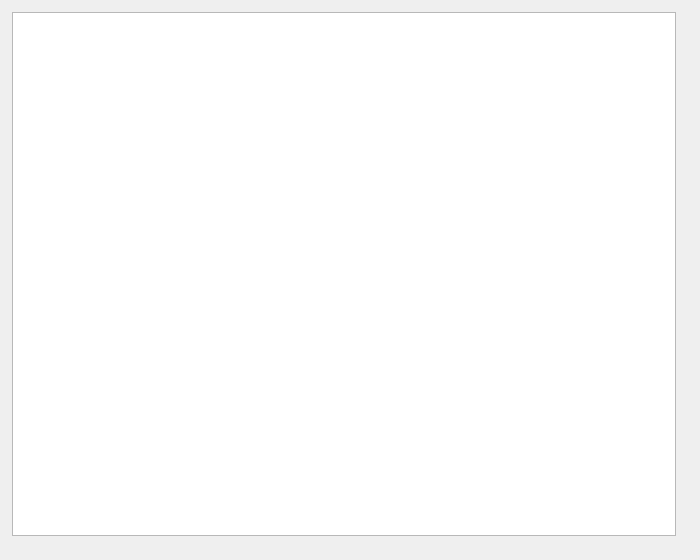
<?xml version="1.0" encoding="UTF-8"?>
<ui version="4.0">
 <class>PurchaseMaterial</class>
 <widget class="qMRMLWidget" name="PurchaseMaterial">
  <property name="geometry">
   <rect>
    <x>0</x>
    <y>0</y>
    <width>700</width>
    <height>560</height>
   </rect>
  </property>
  <property name="minimumSize">
   <size>
    <width>200</width>
    <height>0</height>
   </size>
  </property>
  <property name="maximumSize">
   <size>
    <width>2002222</width>
    <height>16777215</height>
   </size>
  </property>
  <property name="styleSheet">
   <string notr="true"/>
  </property>
  <layout class="QHBoxLayout" name="horizontalLayout">
   <property name="spacing">
    <number>0</number>
   </property>
   <property name="leftMargin">
    <number>0</number>
   </property>
   <property name="topMargin">
    <number>0</number>
   </property>
   <property name="rightMargin">
    <number>0</number>
   </property>
   <property name="bottomMargin">
    <number>0</number>
   </property>
   <item>
    <widget class="QWidget" name="PurchaseMaterial2" native="true">
     <property name="styleSheet">
      <string notr="true"/>
     </property>
     <widget class="QListWidget" name="listWidget">
      <property name="geometry">
       <rect>
        <x>12</x>
        <y>12</y>
        <width>664</width>
        <height>524</height>
       </rect>
      </property>
     </widget>
    </widget>
   </item>
  </layout>
 </widget>
 <customwidgets>
  <customwidget>
   <class>qMRMLWidget</class>
   <extends>QWidget</extends>
   <header>qMRMLWidget.h</header>
   <container>1</container>
  </customwidget>
 </customwidgets>
 <resources/>
 <connections/>
</ui>
